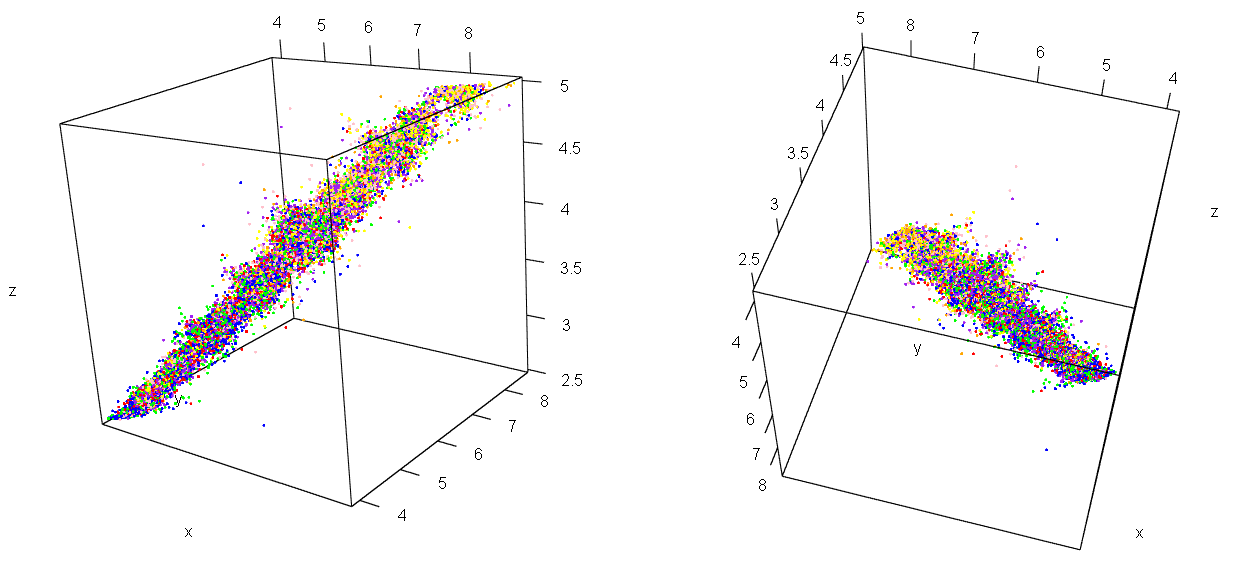

This figure's R source:
require(rgl)

data(diamonds)

diamonds <- diamonds[diamonds$z < 5,]
diamonds <- diamonds[diamonds$z > 2.5,]

diamonds$color <- as.character(diamonds$color)
diamonds$color[diamonds$color == "D"] <- "red"
diamonds$color[diamonds$color == "E"] <- "blue"
diamonds$color[diamonds$color == "F"] <- "green"
diamonds$color[diamonds$color == "G"] <- "purple"
diamonds$color[diamonds$color == "H"] <- "pink"
diamonds$color[diamonds$color == "I"] <- "yellow"
diamonds$color[diamonds$color == "J"] <- "orange"

with(diamonds, {
  rgl::plot3d(x,y,z,col=color, size=3)
})
